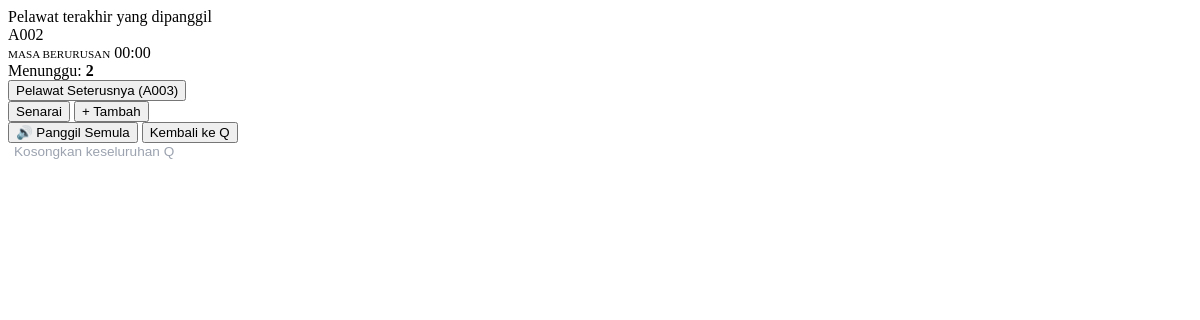
Page /q/pendaftaran-kemasukan-darjah-satu-1/updates/ on the earlier database version.
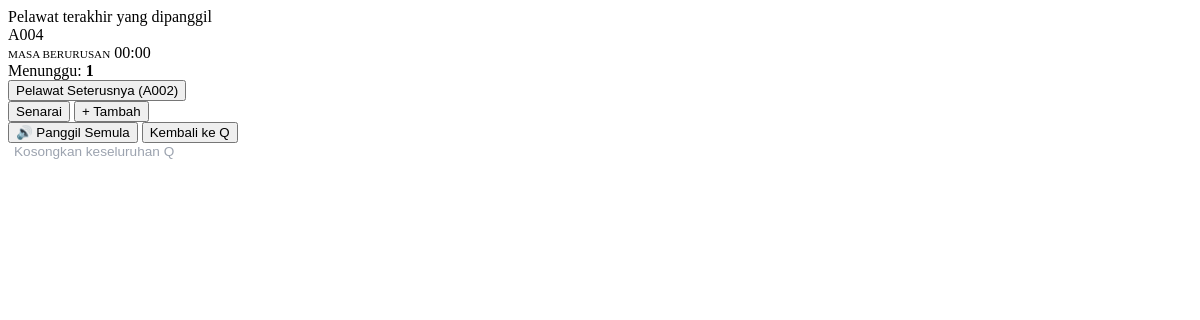
Same page on the later database version.
### queues/models.py (models this page shows, shortened)
class Visitor(models.Model):
    queue = models.ForeignKey(Queue, on_delete=models.CASCADE, related_name='visitors')
    name = models.CharField(max_length=100)
    number = models.IntegerField() # Nombor giliran (101, 102...)
    joined_at = models.DateTimeField(auto_now_add=True)
    served_at = models.DateTimeField(null=True, blank=True)
    STATUS_CHOICES = [
        ('WAITING', 'Waiting'),
        ('SERVING', 'Serving'),
        ('COMPLETED', 'Completed'),
    ]
    status = models.CharField(max_length=20, choices=STATUS_CHOICES, default='WAITING')
    is_returned = models.BooleanField(default=False)
    is_invited = models.BooleanField(default=False)
    SERVICE_CHOICES = [
        ('A', 'Pendaftaran'),
        ('B', 'Pembayaran'),
        ('C', 'Pertanyaan'),
    ]
    service_type = models.CharField(max_length=1, choices=SERVICE_CHOICES, default='A')
    @property
    def ticket_number(self):
        return f"{self.service_type}{self.number:03d}"

### queues/views.py (the view)
# urls.py: path('q/<slug:slug>/updates/', views.get_admin_updates, name='get_admin_updates'),
def get_admin_updates(request, slug):
    queue = get_object_or_404(Queue, slug=slug)
    current_serving = Visitor.objects.filter(queue=queue, status='SERVING').first()
    all_waiting_visitors = Visitor.objects.filter(queue=queue, status='WAITING') \
                                          .order_by('is_returned', 'id')
    waiting_count = all_waiting_visitors.count()
    next_visitor = all_waiting_visitors.first()
    context = {
        'queue': queue,
        'current_serving': current_serving,
        'all_waiting_visitors': all_waiting_visitors,
        'waiting_count': waiting_count,
        'next_visitor': next_visitor,
    }
    return render(request, 'queues/partials/admin_board.html', context)

### queues/templates/queues/partials/admin_board.html
<div id="status-card-area" class="status-card" hx-swap-oob="true">
    <div class="status-label">Pelawat terakhir yang dipanggil</div>
    <div class="status-number" id="display-number">
        {% if current_serving %}
            {{ current_serving.ticket_number }}
        {% else %}
            --
        {% endif %}
    </div>
{% if current_serving and current_serving.served_at %}
        <div class="mt-2 p-2 rounded bg-dark bg-opacity-25 d-inline-block">
            <small class="text-white-50 d-block" style="font-size: 0.7rem;">MASA BERURUSAN</small>
            <span class="live-timer fw-bold text-white fs-4"
                  data-start="{{ current_serving.served_at|date:'c' }}">
                  00:00
            </span>
        </div>
    {% endif %}
    <div class="status-sub mt-3">
        Menunggu: <strong>{{ waiting_count }}</strong>
    </div>
</div>
<div id="controls-area" class="controls-area" hx-swap-oob="true">
    {% if next_visitor %}
        <button
            id="btn-next"
            hx-get="{% url 'call_next' queue.slug %}"
            hx-swap="none"
            class="btn-app btn-primary-app">
            Pelawat Seterusnya ({{ next_visitor.ticket_number }})
        </button>
    {% else %}
        <a href="#" class="btn-app btn-primary-app disabled" style="background-color: #d1d5db; pointer-events: none;">
            Tiada Pelawat
        </a>
    {% endif %}
    <div class="action-grid">
        <button id="btn-list" onclick="openNumberModal()" class="btn-app btn-secondary-app">Senarai</button>
        <button id="btn-add" onclick="openAddModal()" class="btn-app btn-secondary-app">+ Tambah</button>
    </div>
    {% if current_serving %}
        <div class="action-grid mt-2">
            <button
                id="btn-recall"
                hx-get="{% url 'invite_specific_visitor' current_serving.id %}"
                hx-swap="none"
                class="btn-app btn-secondary-app text-primary border-primary fw-bold">
                🔊 Panggil Semula
            </button>
            <button onclick="showConfirmModal('{{ current_serving.id }}', '{{ current_serving.ticket_number }}')" class="btn-app btn-secondary-app text-danger border-danger">
                Kembali ke Q
            </button>
        </div>
    {% endif %}
    <div class="text-center mt-2">
        <button onclick="openRemoveModal()" style="background:none; border:none; color:#9ca3af; font-size:0.85rem; cursor:pointer;">
            Kosongkan keseluruhan Q
        </button>
    </div>
</div>

Differences in the rows shown:
no longer on this page (row edited): Visitor: ticket_number "A003"
now on this page (row edited): Visitor: ticket_number "A004"
Other differences:
{{ waiting_count }}: "2" → "1"
{{ next_visitor.ticket_number }}: "A003" → "A002"
{{ current_serving.ticket_number }}: "A002" → "A004"
